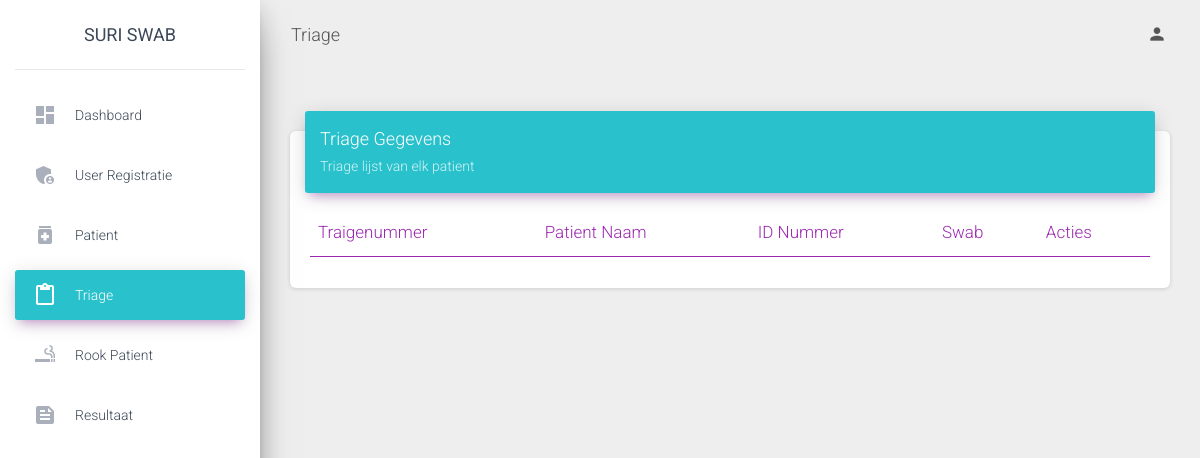
Page /admin/view/triage.php on the earlier database version.
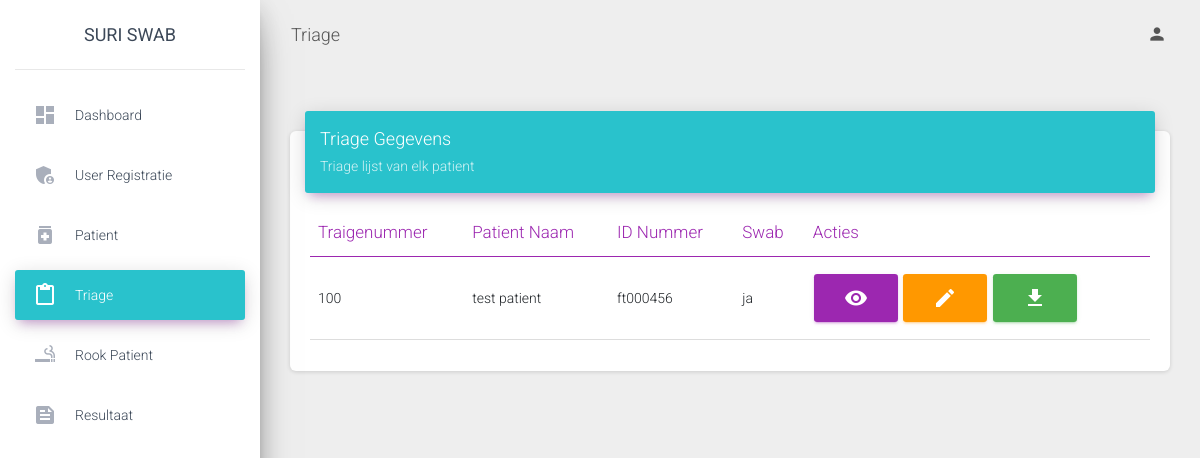
Same page on the later database version.
### tables this page shows
CREATE TABLE `triage` (
  `triagenummer` int(11) NOT NULL,
  `id_patient` int(11) NOT NULL,
  `id_gebruikers` int(11) NOT NULL,
  `datum_traige` date NOT NULL,
  `ziekten` varchar(30) NOT NULL,
  `contact_naam` varchar(30) NOT NULL,
  `contact_datum` date NOT NULL,
  `contact_omschrijving` text NOT NULL,
  `contact` text NOT NULL,
  `bewezen` varchar(30) NOT NULL,
  `contact_ziek` varchar(30) NOT NULL,
  `roken` varchar(30) NOT NULL,
  `hoesten` varchar(30) NOT NULL,
  `kortademig` varchar(30) NOT NULL,
  `keelpijn` varchar(30) NOT NULL,
  `koorts` varchar(30) NOT NULL,
  `rillingen` varchar(30) NOT NULL,
  `hoofdpijn` varchar(30) NOT NULL,
  `spierpijn` varchar(30) NOT NULL,
  `misselijkheid` varchar(30) NOT NULL,
  `diarree` varchar(30) NOT NULL,
  `Vsmaak` varchar(30) NOT NULL,
  `Vreuk` varchar(30) NOT NULL,
  `Asymp` varchar(30) NOT NULL,
  `omschrijving` text NOT NULL,
  `Zindruk` varchar(30) NOT NULL,
  `Momschrijving` text NOT NULL,
  `swab` varchar(30) NOT NULL,
  `dhoesten` date NOT NULL,
  `dkortademigheid` date NOT NULL,
  `dkeelpijn` date NOT NULL,
  `dkoorts` date NOT NULL,
  `drillingen` date NOT NULL,
  `dhoofdpijn` date NOT NULL,
  `dspierpijn` date NOT NULL,
  `dmisselijkheid` date NOT NULL,
  `ddiarree` date NOT NULL,
  `dsmaak` date NOT NULL,
  `dreuk` date NOT NULL,
  `dsymptomen` date NOT NULL
);

CREATE TABLE `patient` (
  `id_patient` int(11) NOT NULL,
  `id_gebruikers` int(11) NOT NULL,
  `id_district` int(11) NOT NULL,
  `naam` varchar(30) NOT NULL,
  `voornaam` varchar(30) NOT NULL,
  `nationaliteit` varchar(30) NOT NULL,
  `id_nummer` varchar(30) NOT NULL,
  `geslacht` varchar(30) NOT NULL,
  `adres` varchar(30) NOT NULL,
  `geboortedatum` date NOT NULL,
  `datum` date NOT NULL,
  `beroep` varchar(30) NOT NULL,
  `huisarts` varchar(30) NOT NULL
);

### admin/view/triage.php (shortened to what the changed rows need)
<?php
include '../../db/connection.php';
?>
<!DOCTYPE html>
<html lang="en">
<head>
  <link rel="stylesheet" href="https://maxcdn.bootstrapcdn.com/font-awesome/latest/css/font-awesome.min.css">
  <link href="https://cdn.jsdelivr.net/npm/bootstrap@5.0.1/dist/css/bootstrap.min.css" rel="stylesheet">
  <link href="../../assets/css/material-dashboard.css?v=2.1.2" rel="stylesheet" />
  <link href="../../assets/demo/demo.css" rel="stylesheet" />
 <link href="https://cdn.datatables.net/1.10.25/css/dataTables.bootstrap5.min.css" rel="stylesheet">
</head>
<body class="">
  <div class="wrapper ">
    <div class="main-panel">
  <div class="content">
    <div class="container-fluid">
          <div class="row">
            <div class="col-md-12">
              <div class="card">
                <div class="card-body">
                  <div class="table-responsive">
                    <table class="table" id="myTable">
                      <thead class=" text-primary">
                        <th>
                          Traigenummer
                        </th>
                        <th>
                          Patient Naam
                        </th>
                        <th>
                          ID Nummer
                        </th>
                        <th>
                          Swab
                        </th>
                        <th>
                          Acties
                        </th>
                      </thead>
                      <tbody>
                      <?php
                      $sql = "SELECT * FROM triage LEFT JOIN patient ON triage.id_patient = patient.id_patient";
                      $result = $conn->query($sql);
                                    if ($result->num_rows > 0) {
                                        while ($row = $result->fetch_assoc()) {
                      ?>
                      <tr>
                                                <td><?php echo $row['triagenummer']; ?></td>
                                                <td><?php echo $row['naam']; ?></td>
                                                <td><?php echo $row['id_nummer']; ?></td>
                                                <td><?php echo $row['swab']; ?></td>
                                                <td>
                                                <a href="#view<?php echo $row['triagenummer']; ?>" data-toggle="modal" class="btn btn-primary material-icons">visibility</a>
                                                <a href="#edittriage<?php echo $row['triagenummer']; ?>" data-toggle="modal" class="btn btn-warning material-icons">edit</a>
                                                <a href="../../admin/backend/pdf.php?id=<?php echo $row['triagenummer']; ?>"  class="btn btn-success material-icons" >file_download</a>
                                                </td>
                      </tr>
                                    <?php
                                        }
                                    } else {
                                      echo "";
                                    }
                                    ?>
                      </tbody>
                    </table>
                  </div>
                </div>
              </div>
            </div>
          </div>
        </div>
      </div>
</body>
</html>

Differences in the rows shown:
added triage: triagenummer "100", id_patient.naam "test patient", id_patient.id_nummer "ft000456", swab "ja"
